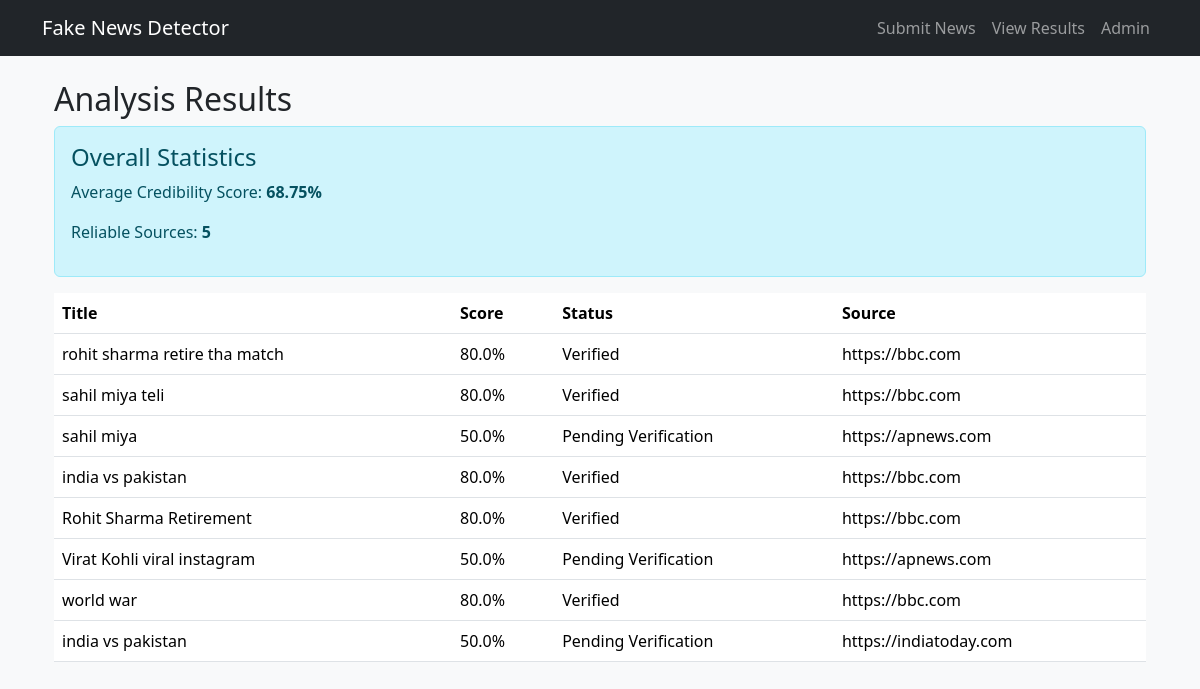
The app's page /results/ with its own data.
### detector/models.py (models this page shows, shortened)
class NewsArticle(models.Model):
    title = models.CharField(max_length=200)
    content = models.TextField()
    source_url = models.URLField()
    is_verified = models.BooleanField(default=False)
    credibility_score = models.FloatField(default=0.0)  # Add this field
    verification_result = models.CharField(max_length=100, blank=True)
    submitted_at = models.DateTimeField(auto_now_add=True)
    keywords = models.TextField(blank=True)
    source_reliability = models.CharField(max_length=50, blank=True)

### detector/views.py (the view)
# urls.py: path('results/', views.results, name='results'),
def results(request):
    articles = NewsArticle.objects.all().order_by('-submitted_at')
    analyzed_articles = [a for a in articles if a.credibility_score > 0]
    avg_score = sum(a.credibility_score for a in analyzed_articles) / len(analyzed_articles) if analyzed_articles else 0
    return render(request, 'detector/results.html', {
        'articles': articles,
        'credibility_stats': {
            'avg_score': round(avg_score, 2),
            'reliable_sources': len([a for a in articles if a.source_reliability == 'Reliable'])
        }
    })

### templates/detector/results.html
{% extends 'base.html' %}
{% block content %}
<div class="container">
    <h2>Analysis Results</h2>
    <div class="alert alert-info">
        <h4>Overall Statistics</h4>
        <p>Average Credibility Score: <strong>{{ credibility_stats.avg_score }}%</strong></p>
        <p>Reliable Sources: <strong>{{ credibility_stats.reliable_sources }}</strong></p>
    </div>
    <table class="table">
        <thead>
            <tr>
                <th>Title</th>
                <th>Score</th>
                <th>Status</th>
                <th>Source</th>
            </tr>
        </thead>
        <tbody>
            {% for article in articles %}
            <tr>
                <td>{{ article.title }}</td>
                <td>
    {% if article.credibility_score > 0 %}
        {{ article.credibility_score }}%
    {% else %}
        <span class="text-muted">Not analyzed</span>
    {% endif %}
</td>
                <td>{{ article.verification_result }}</td>
                <td>{{ article.source_url|truncatechars:30 }}</td>
            </tr>
            {% endfor %}
        </tbody>
    </table>
</div>
{% endblock %}

### templates/base.html (shortened to what this page needs)
<!DOCTYPE html>
<html lang="en">
<head>
    <link href="https://cdn.jsdelivr.net/npm/bootstrap@5.3.2/dist/css/bootstrap.min.css" rel="stylesheet">
    <link rel="stylesheet" href="/static/css/style.css">
</head>
<body>
    <nav class="navbar navbar-expand-lg navbar-dark bg-dark mb-4">
        <div class="container">
            <a class="navbar-brand" href="{% url 'home' %}">Fake News Detector</a>
            <div class="navbar-nav">
                <a class="nav-link" href="{% url 'submit' %}">Submit News</a>
                <a class="nav-link" href="{% url 'results' %}">View Results</a>
                <a class="nav-link" href="/admin/">Admin</a>
            </div>
        </div>
    </nav>
    <div class="container">
        {% block content %}{% endblock %}
    </div>
</body>
</html>

### static/css/style.css (style rules this page uses)
body { background-color: #f8f9fa; padding-bottom: 2rem; }
.navbar { margin-bottom: 2rem; }

### records on screen
NewsArticle: title "rohit sharma retire tha match", credibility_score "80.0", verification_result "Verified", source_url "https://bbc.com"
NewsArticle: title "sahil miya teli", credibility_score "80.0", verification_result "Verified", source_url "https://bbc.com"
NewsArticle: title "sahil miya", credibility_score "50.0", verification_result "Pending Verification", source_url "https://apnews.com"
NewsArticle: title "india vs pakistan", credibility_score "80.0", verification_result "Verified", source_url "https://bbc.com"
NewsArticle: title "Rohit Sharma Retirement", credibility_score "80.0", verification_result "Verified", source_url "https://bbc.com"
NewsArticle: title "Virat Kohli viral instagram", credibility_score "50.0", verification_result "Pending Verification", source_url "https://apnews.com"
NewsArticle: title "world war", credibility_score "80.0", verification_result "Verified", source_url "https://bbc.com"
NewsArticle: title "india vs pakistan", credibility_score "50.0", verification_result "Pending Verification", source_url "https://indiatoday.com"

### other values on screen
{{ credibility_stats.avg_score }} "68.75"
{{ credibility_stats.reliable_sources }} "5"
